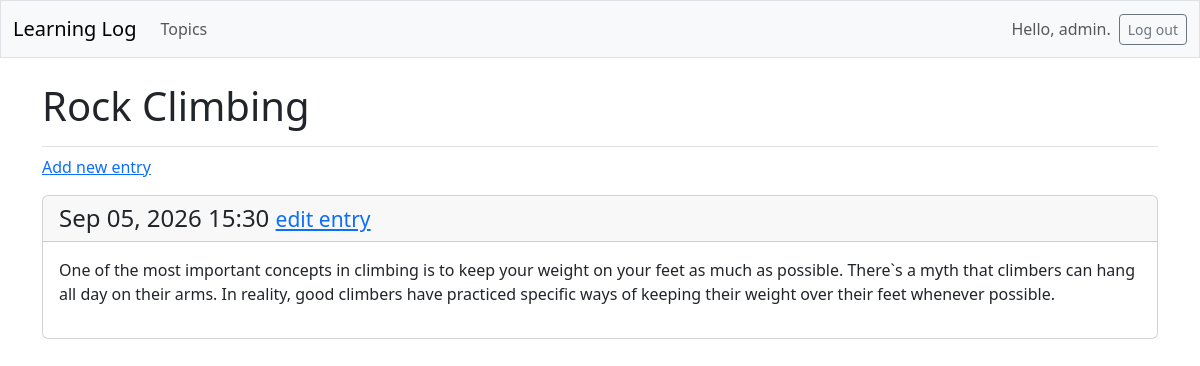
The page /topics/2/ (signed in) on the database its author committed.
### learning_logs/models.py (models this page shows, shortened)
class Topic(models.Model):
    text = models.CharField(max_length=200)
    date_add = models.DateTimeField(auto_now_add=True)
    owner = models.ForeignKey(User, on_delete=models.CASCADE)

class Entry(models.Model):
    topic = models.ForeignKey(Topic, on_delete=models.CASCADE)
    text = models.TextField()
    date_added = models.DateTimeField(auto_now_add=True)
    class Meta:
        verbose_name_plural = 'entries'

### learning_logs/views.py (the view)
# urls.py: path('topics/<int:topic_id>/', views.topic, name='topic'),
@login_required
def topic(request, topic_id):
    topic = Topic.objects.get(id=topic_id)
    if topic.owner != request.user:
        raise Http404
    entries = topic.entry_set.order_by('-date_added')
    context = {'topic' : topic, 'entries' : entries}
    return render(request, 'learning_logs/topic.html', context)

### learning_logs/templates/learning_logs/topic.html
{% extends 'learning_logs/base.html' %}
{% block page_header %}
  <h1>{{ topic.text }}</h1>
{% endblock page_header %}
{% block content %}
  <p>
    <a href="{% url 'learning_logs:new_entry' topic.id %}">Add new entry</a>
  </p>
  {% for entry in entries %}
    <div class="card mb-3">
      <h4 class="card-header">
        {{ entry.date_added|date:'M d, Y H:i' }}
        <small><a href="{% url 'learning_logs:edit_entry' entry.id %}">
          edit entry</a></small>
      </h4>
      <div class="card-body">{{ entry.text|linebreaks }}</div>
    </div>
  {% empty %}
    <p>There are no entries for this topic yet.</p>
  {% endfor %}
{% endblock content %}

### learning_logs/templates/learning_logs/base.html (shortened to what this page needs)
<!doctype html>
<html lang="en">
<head>
  {% load django_bootstrap5 %}
  {% bootstrap_css %}
</head>
<body>
  <nav class="navbar navbar-expand-md navbar-light bg-light mb-4 border">
    <div class="container-fluid">
      <a class="navbar-brand" href="{% url 'learning_logs:index' %}">
          Learning Log</a>
      <div class="collapse navbar-collapse" id="navbarCollapse">
        <ul class="navbar-nav me-auto mb-2 mb-md-0">
          <li class="nav-item">
            <a class="nav-link" href="{% url 'learning_logs:topics' %}">
              Topics</a></li>
        </ul>
        <ul class="navbar-nav ms-auto mb-2 mb-md-0">
          {% if user.is_authenticated %}
            <li class="nav-item">
              <span class="navbar-text me-2">Hello, {{ user.username }}.
                </span></li>
          {% endif %}
        </ul>
        {% if user.is_authenticated %}
          <form action="{% url 'accounts:logout' %}" method='post'>
            <button name='submit' class='btn btn-outline-secondary btn-sm'>
              Log out</button>
          </form>
        {% endif %}
      </div>
    </div>
  </nav>
  <main class="container">
    <div class="pb-2 mb-2 border-bottom">
      {% block page_header %}{% endblock page_header %}
    </div>
    <div>
      {% block content %}{% endblock content %}
    </div>
  </main>
</body>
</html>

### rows shown on the page
Topic: text "Rock Climbing"
Entry: date_added "Sep 05, 2026 15:30", text "One of the most important concepts in climbing is to keep your weight on your feet as much as possible. There`s a myth that climbers can hang all day on their arms. In reality, good climbers have practiced specific ways of keeping their weight over their feet whenever possible."

### other values the page prints
{{ user.username }} "admin"
